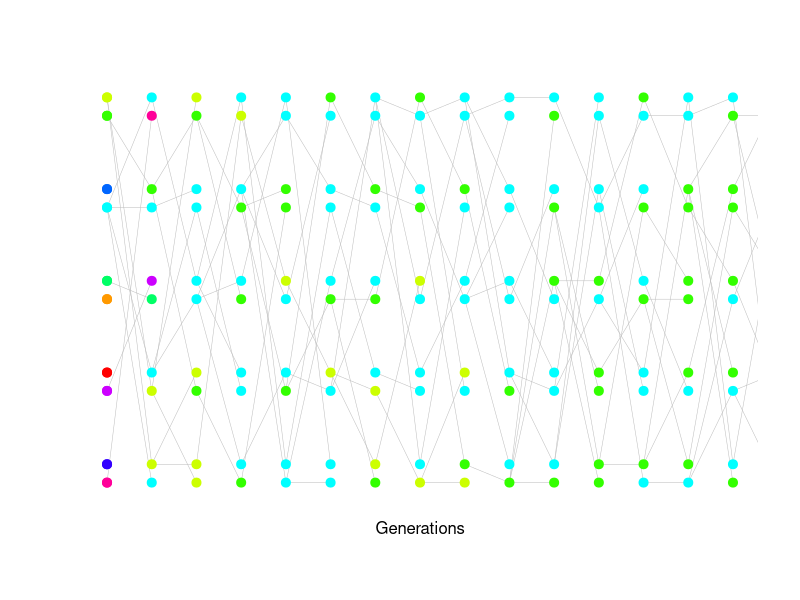
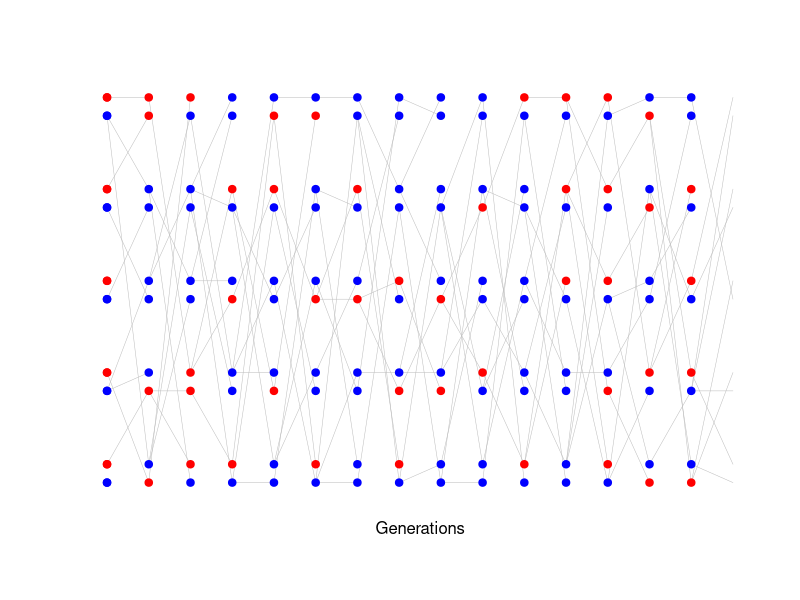
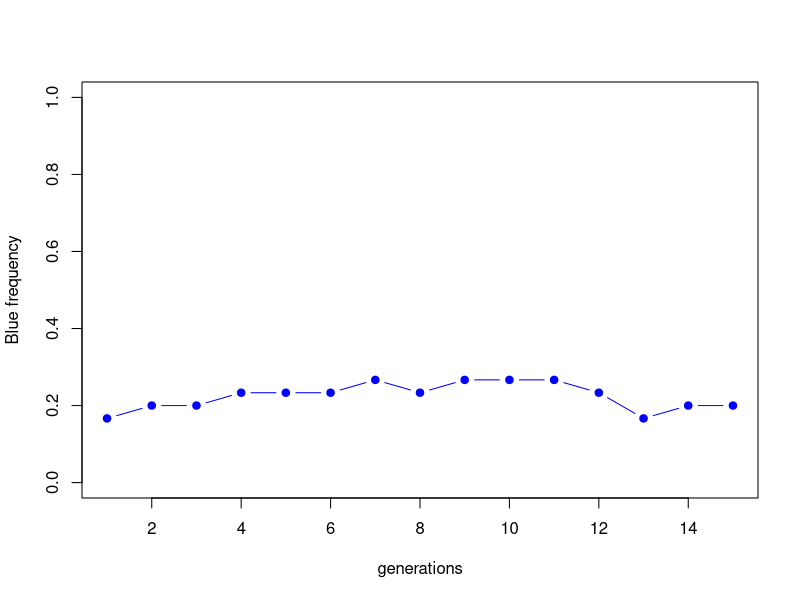
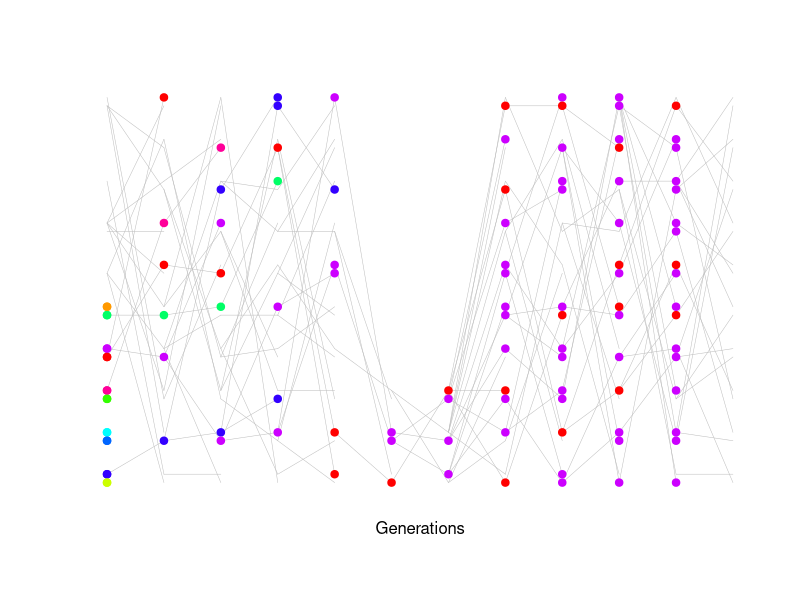

Here is the R script that generated these plots, in order: (Note: this script raises an error after producing the figures.)
png(file="~/Dropbox/Courses/PBGG_Core/Popgen_teaching_Notes/Figs/Loss_of_het_2.png",width = 800, height = 400)
N<-5
num.gens<-15
offset<-0.1
plot(c(1,num.gens),c(1,N)+c(-offset,offset),type="n",axes=FALSE,xlab="",ylab="")
mtext(side=1,line=1,"Generations")


 my.cols<-sample(rainbow(2*N))
 
	points(rep(1,N),1:N+offset, pch=19,cex=1.2,col=my.cols[(1:N)*2])
 points(rep(1,N),1:N-offset, pch=19,cex=1.2,col=my.cols[(1:N)*2-1])

for(i in 1:num.gens){
 new.cols<-rep("black",2*N)

 for(ind in 1:N){
		par<-sample(1:N,2,replace=FALSE)

		which.allele<-sample(c(-1,1),1)
		lines(c(i,i+1), c(par[1]+which.allele*offset,ind-offset),col="grey",lwd=0.5)
		new.cols[2*ind-1]<- my.cols[2*par[1] +ifelse(which.allele==1,0,-1)]

		which.allele<-sample(c(-1,1),1)
		lines(c(i,i+1), c(par[2]+which.allele*offset,ind+offset),col="grey",lwd=0.5)
		new.cols[2*ind]<- my.cols[2*par[2] +ifelse(which.allele==1,0,-1)]

	}
	
 
 points(rep(i,N),1:N+offset, pch=19,cex=1.2,col=my.cols[(1:N)*2])
 points(rep(i,N),1:N-offset, pch=19,cex=1.2,col=my.cols[(1:N)*2-1])
 my.cols<-new.cols

}

dev.off()



png(file="~/Dropbox/Courses/PBGG_Core/Popgen_teaching_Notes/Figs/Loss_of_het_2_alleles.png",width = 800, height = 400)
N<-5
num.gens<-15
offset<-0.1
plot(c(1,num.gens+1),c(1,N)+c(-offset,offset),type="n",axes=FALSE,xlab="",ylab="")
mtext(side=1,line=1,"Generations")
 my.cols<-  rep(c("blue","red"),N)  # sample(rep(c("blue","red"),N), size=2*N)
 
	points(rep(1,N),1:N+offset, pch=19,cex=1,col=my.cols[(1:N)*2])
 points(rep(1,N),1:N-offset, pch=19,cex=1,col=my.cols[(1:N)*2-1])
my.freq<-numeric()
for(i in 1:num.gens){
 new.cols<-rep("black",2*N)

 for(ind in 1:N){
		par<-sample(1:N,2,replace=FALSE)

		which.allele<-sample(c(-1,1),1)
		lines(c(i,i+1), c(par[1]+which.allele*offset,ind-offset),col="grey",lwd=0.5)
		new.cols[2*ind-1]<- my.cols[2*par[1] +ifelse(which.allele==1,0,-1)]

		which.allele<-sample(c(-1,1),1)
		lines(c(i,i+1), c(par[2]+which.allele*offset,ind+offset),col="grey",lwd=0.5)
		new.cols[2*ind]<- my.cols[2*par[2] +ifelse(which.allele==1,0,-1)]

	}
	
my.freq<- c(my.freq,sum(my.cols=="blue"))
 points(rep(i,N),1:N+offset, pch=19,cex=1,col=my.cols[(1:N)*2])
 points(rep(i,N),1:N-offset, pch=19,cex=1,col=my.cols[(1:N)*2-1])
 my.cols<-new.cols

}
 plot(my.freq/(2*15),ylim=c(0,1),type="b",col="blue",pch=19,xlab="generations",ylab="Blue frequency")

#dev.copy2pdf(file="~/Dropbox/Courses/PBGG_Core/Popgen_teaching_Notes/Figs/Loss_of_het_2_alleles_3.pdf")



N.vec<-c(rep(10,5),rep(3,2),rep(10,5))
num.gens<-length(N.vec)
offset<-0.1
plot(c(1,num.gens),c(1,max(N.vec))+c(-offset,offset),type="n",axes=FALSE,xlab="",ylab="")
mtext(side=1,line=1,"Generations")
 my.cols<-sample(rainbow(2*N))
 
N <-N.vec[1]
	points(rep(1,N),1:N+offset, pch=19,cex=1,col=my.cols[(1:N)*2])
 points(rep(1,N),1:N-offset, pch=19,cex=1,col=my.cols[(1:N)*2-1])

for(i in 1:num.gens){
	
N.new<-N.vec[i+1]
N.old<-N.vec[i]

 new.cols<-rep("black",2*N.new)

 for(ind in 1:N.new){
		par<-sample(1:N.old,2,replace=FALSE)

		which.allele<-sample(c(-1,1),1)
		lines(c(i,i+1), c(par[1]+which.allele*offset,ind-offset),col="grey",lwd=0.5)
		new.cols[2*ind-1]<- my.cols[2*par[1] +ifelse(which.allele==1,0,-1)]

		which.allele<-sample(c(-1,1),1)
		lines(c(i,i+1), c(par[2]+which.allele*offset,ind+offset),col="grey",lwd=0.5)
		new.cols[2*ind]<- my.cols[2*par[2] +ifelse(which.allele==1,0,-1)]

	}
	
 
 points(rep(i,N.old),1:N.old+offset, pch=19,cex=1,col=my.cols[(1:N)*2])
 points(rep(i,N.old),1:N.old-offset, pch=19,cex=1,col=my.cols[(1:N)*2-1])
 my.cols<-new.cols

}
